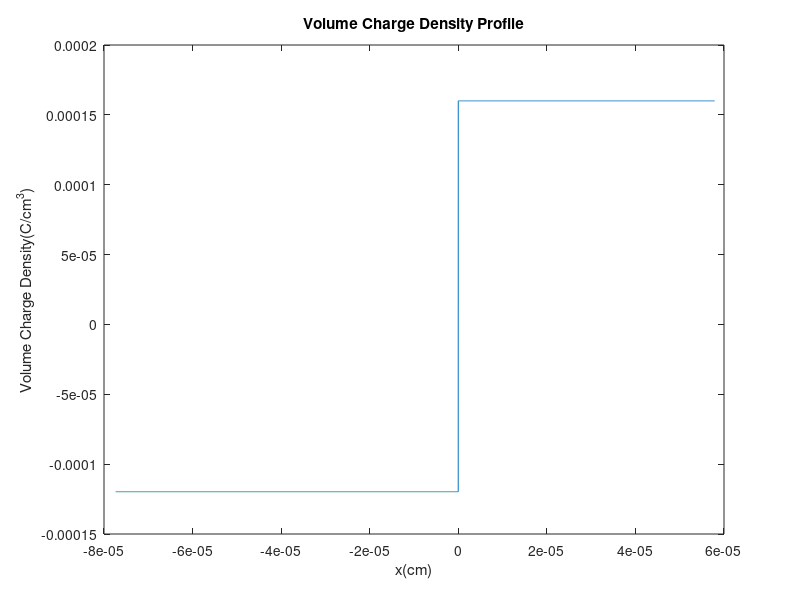
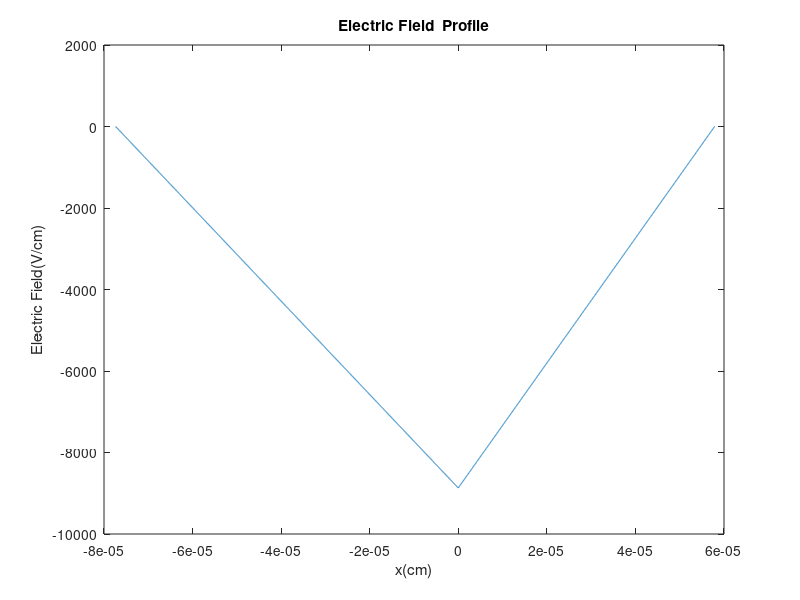
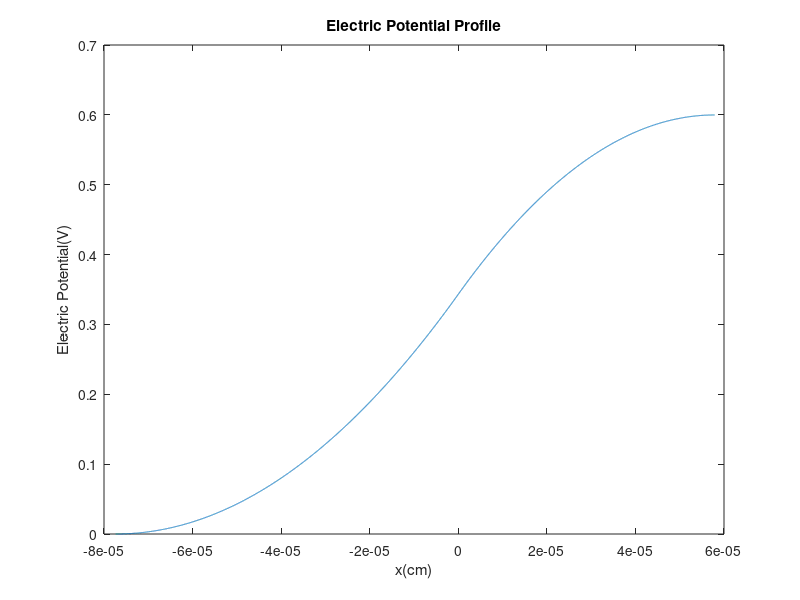

Write the MATLAB code that produced these figures, in order.
clc ;
clear vars ;
clear all;

%declaring given parameters
q = 1.6e-19;
Nd= 1e15;
Wp = 2e-6;
Wn = 2e-6;
epsilono = 8.85e-14;
T = 300 + 1.5*3; % roll number ends with 3
Vt = 0.02600 * (T/300);
Vbi = 0.6;
epsilonSi = 11.8;
ni = 1e10;

%calculating acceptor donor concentration

Na = (ni^2/Nd)*exp(Vbi/Vt);

%Depletion width calculation
Ld = sqrt(2*epsilonSi*epsilono*Vbi*q^(-1)*(Na^(-1)+Nd^(-1)));
xn = 10^4*(Na/(Na+Nd))*Ld;
xp = 10^4*(Nd/(Na+Nd))*Ld;

%Charge profile plot

dx = 0.0001; %step size assumed
P = -xp:dx:xn;
rho = zeros(1,length(P));


rho(1:7737) = (-q)*Na; 

rho(7738:13528) = (+q)*Nd; 

figure
plot( P * 10^(-4), rho)
hold on
xlabel('x(cm)');
ylabel('Volume Charge Density(C/cm^3)');
title('Volume Charge Density Profile');

%Electric field Profile
E= zeros(1,length(P));
%Trapezoidal Integration Method
for i=2:length(P)
    
    E(1,i) = E(1,i-1) + dx*0.5*(rho(1,i-1)+ rho(1,i));

end

% due to an arbitrary step size chosen (not in micrometers) we have to multiply 10e-4 to match the units and bring it in cm
E = 10^(-4) * (epsilonSi*epsilono)^(-1)*E;

figure
plot( P * 10^(-4), E)
hold on
xlabel('x(cm)');
ylabel('Electric Field(V/cm)');
title('Electric Field  Profile');

%Voltage Profile using trapezoidal rule
V= zeros(1,length(P));
for i=2:length(P)
    
    V(1,i) = V(1,i-1) + dx*0.5*(E(1,i-1)+ E(1,i));
   
end
% due to an arbitrary step size chosen (not in micrometers) we have to multiply 10e-4 to match the units and bring it in cm
V = -10^(-4)*V;

figure
plot( P * 10^(-4), V)
hold on
xlabel('x(cm)');
ylabel('Electric Potential(V)');
title('Electric Potential Profile');


